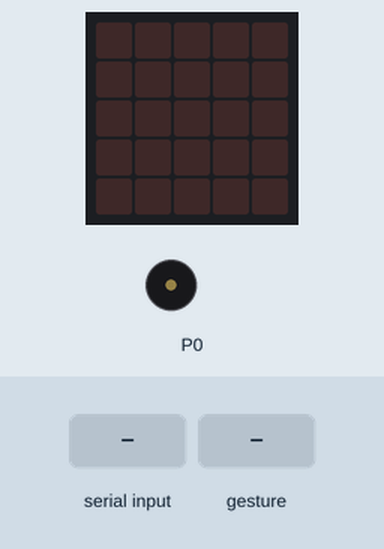
Recording of a program running on a simulated BBC micro:bit (MakeCode). Parts: the board's 5×5 LED display, buzzer (waves = sounding). The test bench sets the inputs (shaded band). Random numbers come from a fixed seed; a tilt is held for 1.5 s and a shake lasts 1 s, then the board lies face up again.

Above: at 1.2 s.
1.3 s: "START" typed at the serial console
At 1.6 s:
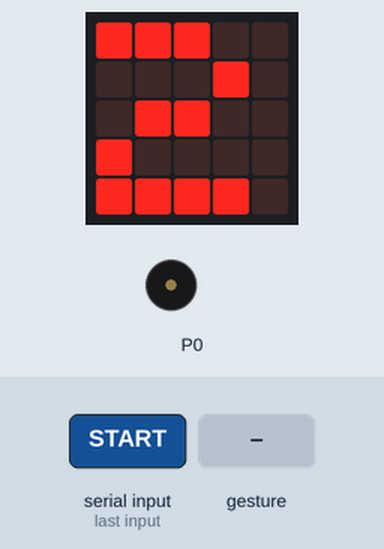
4.3 s: gesture 'shake'
At 4.54 s:
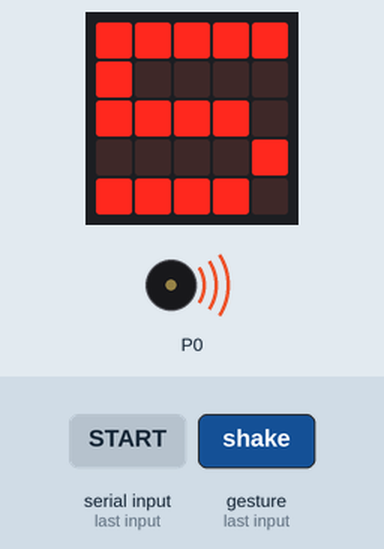
At 5.93 s:
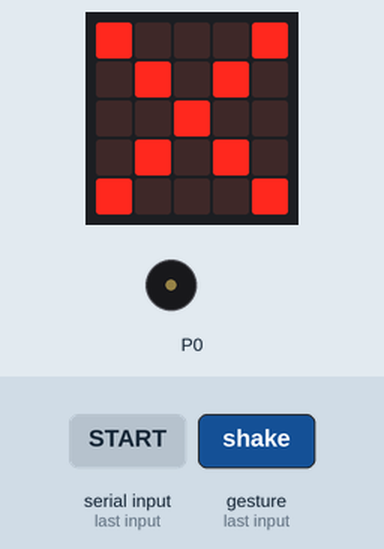
Timing chart, 0 to 13.3 s (numbered marks = the images above; inputs shaded):
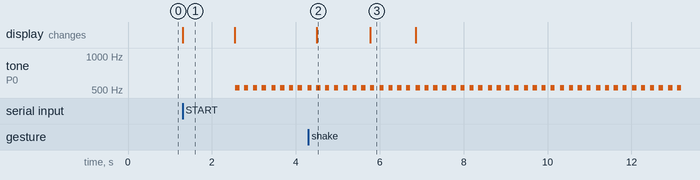

Measured:
- after the input at 1.3 s, tone on P0: alternates 523 Hz for 0.10 s and silent for 0.11 s, starting after 1.3 s; the display: changes at once (image 1)
- after the input at 4.3 s, the display: changes after 0.20 s (image 2)
- what the display in image 1 shows lasts 1.3 s, from 1.3 s to 2.6 s

The program:

makecode_-_microbit.py
```python
is_alarming = False
user_number = 0
target_number = 0
cmd = ""
# 2. 搖晃骰子機制

def on_gesture_shake():
    global user_number, is_alarming
    if is_alarming:
        # 生成 1 到 6 的玩家數字
        user_number = randint(1, 6)
        basic.show_number(user_number)
        basic.pause(500)
        # 3. 檢查數字是否吻合
        if user_number == target_number:
            is_alarming = False
            # 關閉鬧鐘狀態
            music.stop_all_sounds()
            # 停止音樂
            basic.show_icon(IconNames.YES)
            # 傳送停止訊號給網頁，計算起床時間
            serial.write_line("STOP")
            basic.pause(2000)
            basic.clear_screen()
        else:
            # 不吻合則顯示交叉，音樂會因為 is_alarming 仍為 True 而繼續
            basic.show_icon(IconNames.NO)
            basic.pause(500)
            basic.clear_screen()
input.on_gesture(Gesture.SHAKE, on_gesture_shake)

# 1. 接收網頁傳來的指令來啟動鬧鐘
# 設定監聽 USB 序列通訊

def on_data_received():
    global cmd, target_number, is_alarming
    # 讀取網頁發送的文字直到換行符號
    cmd = serial.read_until(serial.delimiters(Delimiters.NEW_LINE))
    if cmd == "START":
        if not (is_alarming):
            # 生成 1 到 6 的隨機目標數字
            target_number = randint(1, 6)
            basic.show_number(target_number)
            basic.pause(500)
            # 顯示 500 毫秒
            basic.clear_screen()
            is_alarming = True
serial.on_data_received(serial.delimiters(Delimiters.NEW_LINE), on_data_received)

# 4. 鬧鐘背景音樂播放

def on_forever():
    if is_alarming:
        # 播放你指定的專屬警報聲
        music.play(music.string_playable("C5 - C5 - C5 - C5 - ", 600),
            music.PlaybackMode.UNTIL_DONE)
basic.forever(on_forever)
```
